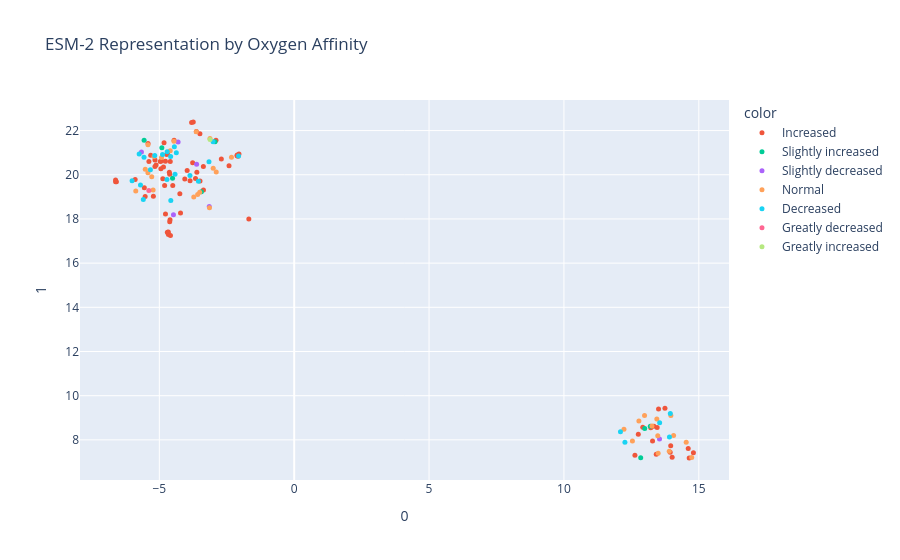

The cell this chart's notebook holds for it:
### Code cell
# esm by function
seq_rep = pd.DataFrame(umap.fit_transform(np.array(o2_affinity["esm_representation"]).tolist()))
seq_rep["label"] = o2_affinity["name"]
seq_rep["color"] = o2_affinity["Oxygen affinity"]

fig = px.scatter(
    seq_rep, 
    x=0, 
    y=1, 
    color="color", 
    hover_data="label", 
    title="ESM-2 Representation by Oxygen Affinity"
)
fig.update_traces(marker_size=5)
fig.show()

### Figure 1 — Plotly figure (JSON) as saved in the notebook; plotly's stock layout.template omitted (floating-point values rounded to 4 significant figures)
{"data": [{"customdata": [["Hb Chongqing"], ["Hb Sawara"], ["Hb Dunn"], ["Hb Ferndown"], ["Hb Evanston"], ["Hb Kariya"], ["Hb Kanagawa"], ["Hb Miyano"], ["Hb Milledgeville"], ["Hb Kawachi"], ["Hb Fort de France"], ["Hb Poitiers"], ["Hb Beilinson"], ["Hb Pontoise"], ["Hb Chapel Hill"], ["Hb Etobicoke"], ["Hb G-Norfolk"], ["Hb Atago"], ["Hb Inkster"], ["Hb Loire"], ["Hb Columbia Missouri"], ["Hb Luton"], ["Hb J-Cape Town"], ["Hb Cemenelum"], ["Hb Chesapeake"], ["Hb Roanne"], ["Hb G-Georgia"], ["Hb Rampa"], ["Hb Denmark Hill"], ["Hb St. Luke's"], ["Hb Dallas"], ["Hb Hopkins-II"], ["Hb Tarrant"], ["Hb Sassari"], ["Hb Fukutomi"], ["Hb Montefiore"], ["Hb West One"], ["Hb Val de Marne"], ["Hb Attleboro"], ["Hb Tokoname"], ["Hb Hanamaki-1"], ["Hb Ethiopia"], ["Hb Suresnes"], ["Hb J-Cubujuqui"], ["Hb Legnano"], ["Hb Nunobiki"], ["Hb Deer Lodge"], ["Hb P&ocirc;rto Alegre"], ["Hb Windsor"], ["Hb Belfast"], ["Hb Trollh&auml;ttan"], ["Hb Strasbourg"], ["Hb Miyashiro"], ["Hb Palmerston North"], ["Hb Riverdale-Bronx"], ["Hb Grange-Blanche"], ["Hb Saint Louis"], ["Hb Genova"], ["Hb Lufkin"], ["Hb Pitie-Salpetriere"], ["Hb Philly"], ["Hb Link&ouml;ping"], ["Hb North Chicago"], ["Hb Sunnybrook"], ["Hb Vila Real"], ["Hb Hirose"], ["Hb Hinwil"], ["Hb Athens-GA"], ["Hb Austin"], ["Hb Willamette"], ["Hb Jacksonville"], ["Hb Duarte"], ["Hb Z&uuml;rich"], ["Hb J-Calabria"], ["Hb Brisbane"]], "hovertemplate": "color=Increased<br>0=%{x}<br>1=%{y}<br>label=%{customdata[0]}<extra></extra>", "legendgroup": "Increased", "marker": {"color": "#EF553B", "size": 5, "symbol": "circle"}, "mode": "markers", "name": "Increased", "orientation": "v", "showlegend": true, "type": "scatter", "x": [14.64, 14.61, 14.8, 13.51, 12.63, 12.76, 13.34, 12.92, 14.01, 13.96, 13.94, 13.22, 13.42, -4.725, -4.918, -4.804, -5.12, -4.628, -5.162, -4.772, -5.556, -5.525, -2.121, -2.113, -5.32, -3.491, -4.846, -4.943, -3.628, -3.496, -3.659, -3.364, -4.666, -4.702, -4.662, -4.678, -4.587, -4.616, -5.418, -4.967, -4.056, -3.968, -2.701, -3.742, -4.24, -4.616, -3.367, -3.765, -3.803, -5.221, -2.9, -4.773, -6.592, -6.621, -6.622, -1.682, -4.595, -2.047, -5.162, -5.896, 13.74, 13.29, -4.502, -4.604, -4.701, -4.871, -5.386, -2.082, -4.214, -3.609, 13.46, -3.86, -4.825, -4.453, -2.417], "xaxis": "x", "y": [7.185, 7.609, 7.421, 9.4, 7.306, 8.254, 8.614, 8.567, 7.212, 7.733, 7.441, 8.547, 7.346, 20.91, 20.62, 19.52, 20.44, 20.12, 20.38, 18.23, 19.41, 19.01, 20.87, 20.9, 20.89, 19.71, 20.35, 20.27, 21.96, 21.86, 19.83, 19.31, 17.4, 17.4, 17.3, 17.37, 17.25, 17.88, 21.42, 20.6, 19.8, 20.19, 20.72, 22.38, 19.14, 20.03, 20.38, 20.55, 22.36, 19.03, 21.56, 20.61, 19.69, 19.69, 19.77, 17.99, 20.6, 20.94, 20.67, 19.79, 9.433, 7.944, 19.51, 17.96, 20.96, 19.82, 20.6, 20.84, 18.26, 20.12, 8.562, 19.73, 21.45, 21.56, 20.41], "yaxis": "y"}, {"customdata": [["Hb Woodville"], ["Hb Harbin"], ["Hb Queens"], ["Hb Guangzhou-Hangzhou"], ["Hb Valparaiso"], ["Hb Tonosho"], ["Hb Okayama"], ["Hb Uxbridge"]], "hovertemplate": "color=Slightly increased<br>0=%{x}<br>1=%{y}<br>label=%{customdata[0]}<extra></extra>", "legendgroup": "Slightly increased", "marker": {"color": "#00cc96", "size": 5, "symbol": "circle"}, "mode": "markers", "name": "Slightly increased", "orientation": "v", "showlegend": true, "type": "scatter", "x": [13.0, 12.85, 13.2, -4.51, -4.907, -3.44, -5.564, -2.936], "xaxis": "x", "y": [8.514, 7.194, 8.619, 19.84, 21.23, 19.23, 21.56, 21.49], "yaxis": "y"}, {"customdata": [["Hb Swan River"], ["Hb Pavie"], ["Hb Niigata"], ["Hb Warwickshire"], ["Hb Moscva"], ["Hb Yokohama"]], "hovertemplate": "color=Slightly decreased<br>0=%{x}<br>1=%{y}<br>label=%{customdata[0]}<extra></extra>", "legendgroup": "Slightly decreased", "marker": {"color": "#ab63fa", "size": 5, "symbol": "circle"}, "mode": "markers", "name": "Slightly decreased", "orientation": "v", "showlegend": true, "type": "scatter", "x": [13.54, -4.476, -5.662, -3.618, -3.149, -4.303], "xaxis": "x", "y": [8.038, 18.19, 21.03, 20.48, 18.56, 21.48], "yaxis": "y"}, {"customdata": [["Hb Prato"], ["Hb Bari"], ["Hb Cordele"], ["Hb Savaria"], ["Hb Aichi"], ["Hb J-Rovigo"], ["Hb Thailand"], ["Hb Belliard"], ["Hb J-Norfolk"], ["Hb Tottori"], ["Hb J-Anatolia"], ["Hb G-Waimanalo"], ["Hb Bois Guillaume"], ["Hb Ube-2"], ["Hb Q-Thailand"], ["Hb Matsue-Oki"], ["Hb Mizushi"], ["Hb Nigeria"], ["Hb J-Broussais"], ["Hb Handa"], ["Hb Setif"], ["Hb Godavari"], ["Hb G-San Jos&eacute;"], ["Hb J-Amiens"], ["Hb Yusa"], ["Hb Tacoma"], ["Hb Perth"], ["Hb Maputo"], ["Hb Summer Hill"], ["Hb G-Ferrara"], ["Hb Collingwood"], ["Hb J-Europa"]], "hovertemplate": "color=Normal<br>0=%{x}<br>1=%{y}<br>label=%{customdata[0]}<extra></extra>", "legendgroup": "Normal", "marker": {"color": "#FFA15A", "size": 5, "symbol": "circle"}, "mode": "markers", "name": "Normal", "orientation": "v", "showlegend": true, "type": "scatter", "x": [13.44, 13.9, 13.49, 12.99, 14.74, 12.54, 13.96, 13.26, 13.48, 14.07, -3.141, -5.195, -2.325, -5.23, -5.521, -2.89, -4.594, -5.423, -3.502, -3.579, -5.873, -3.63, -4.919, -3.003, -5.421, 14.53, -4.458, 12.78, -5.282, -3.723, -3.123, 12.23], "xaxis": "x", "y": [8.948, 7.486, 7.399, 9.102, 7.199, 7.945, 9.108, 8.626, 8.191, 8.193, 18.51, 20.83, 20.8, 19.31, 20.25, 20.13, 21.09, 20.09, 19.21, 19.11, 19.27, 21.95, 20.78, 20.29, 21.36, 7.896, 21.52, 8.849, 19.91, 18.99, 21.65, 8.481], "yaxis": "y"}, {"customdata": [["Hb M-Boston"], ["Hb Conakry"], ["Hb Moabit"], ["Hb M-Iwate"], ["Hb Titusville"], ["Hb Sunshine Seth"], ["Hb &Ccedil;apa"], ["Hb Yuda"], ["Hb Raleigh"], ["Hb Washtenaw"], ["Hb Connecticut"], ["Hb J-Auckland"], ["Hb Knossos"], ["Hb Hazebrouck"], ["Hb Denver"], ["Hb Hammersmith"], ["Hb Louisville"], ["Hb Sendagi"], ["Hb Cheverly"], ["Hb Arta"], ["Hb Okaloosa"], ["Hb Bologna"], ["Hb J-Cairo"], ["Hb Chico"], ["Hb M-Milwaukee-I"]], "hovertemplate": "color=Decreased<br>0=%{x}<br>1=%{y}<br>label=%{customdata[0]}<extra></extra>", "legendgroup": "Decreased", "marker": {"color": "#19d3f3", "size": 5, "symbol": "circle"}, "mode": "markers", "name": "Decreased", "orientation": "v", "showlegend": true, "type": "scatter", "x": [13.91, -5.331, -4.419, -6.01, -3.159, -4.37, -3.864, -5.594, -4.718, -4.443, -3.549, 13.55, -4.88, -4.581, -4.709, -5.699, -5.17, -3.006, 13.94, 12.26, 12.1, -5.748, -2.063, -4.574, -5.568], "xaxis": "x", "y": [8.127, 20.23, 20.02, 19.73, 20.59, 21.0, 19.97, 18.88, 19.78, 21.27, 19.71, 8.778, 20.92, 20.83, 21.04, 19.54, 20.87, 21.5, 9.194, 7.897, 8.365, 20.94, 20.85, 18.83, 20.79], "yaxis": "y"}, {"customdata": [["Hb Bassett"]], "hovertemplate": "color=Greatly decreased<br>0=%{x}<br>1=%{y}<br>label=%{customdata[0]}<extra></extra>", "legendgroup": "Greatly decreased", "marker": {"color": "#FF6692", "size": 5, "symbol": "circle"}, "mode": "markers", "name": "Greatly decreased", "orientation": "v", "showlegend": true, "type": "scatter", "x": [-5.388], "xaxis": "x", "y": [19.29], "yaxis": "y"}, {"customdata": [["Hb Olympia"]], "hovertemplate": "color=Greatly increased<br>0=%{x}<br>1=%{y}<br>label=%{customdata[0]}<extra></extra>", "legendgroup": "Greatly increased", "marker": {"color": "#B6E880", "size": 5, "symbol": "circle"}, "mode": "markers", "name": "Greatly increased", "orientation": "v", "showlegend": true, "type": "scatter", "x": [-3.12], "xaxis": "x", "y": [21.6], "yaxis": "y"}], "layout": {"legend": {"title": {"text": "color"}, "tracegroupgap": 0}, "title": {"text": "ESM-2 Representation by Oxygen Affinity"}, "xaxis": {"anchor": "y", "domain": [0, 1], "title": {"text": "0"}}, "yaxis": {"anchor": "x", "domain": [0, 1], "title": {"text": "1"}}}}
